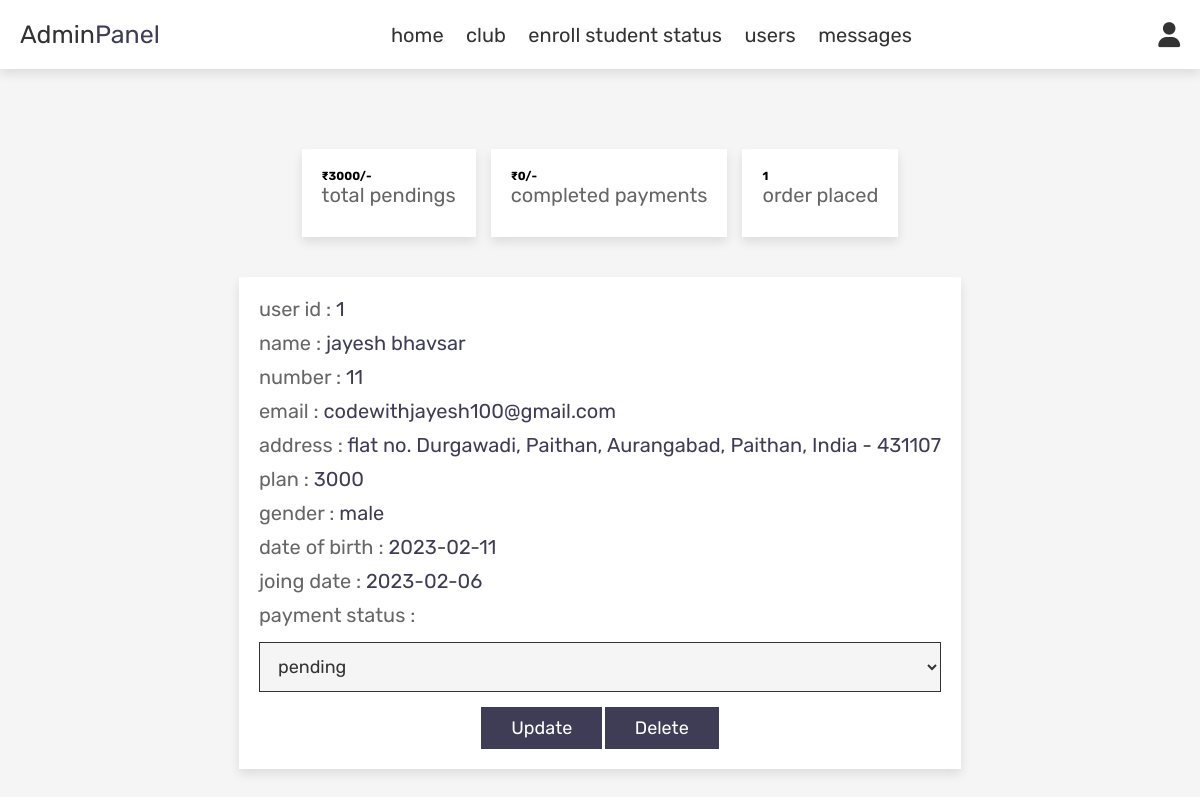
The page /admin_cricket_enroll.php (signed in) on the database its author committed.
### tables this page shows
CREATE TABLE `cricket_enroll` (
  `id` int(11) NOT NULL,
  `user_id` int(11) NOT NULL,
  `sp_name` varchar(50) NOT NULL,
  `name` varchar(100) NOT NULL,
  `number` int(11) NOT NULL,
  `email` varchar(100) NOT NULL,
  `method_plans` varchar(50) NOT NULL,
  `gender` varchar(50) NOT NULL,
  `dob` date NOT NULL,
  `JoinDate` date NOT NULL,
  `address` varchar(100) NOT NULL,
  `payment_status` varchar(100) NOT NULL
);

### admin_cricket_enroll.php (the view, shortened to what this page needs)
<?php
include 'config.php';
?>
<!DOCTYPE html>
<html lang="en">
<head>
    <link rel="stylesheet" href="https://cdnjs.cloudflare.com/ajax/libs/font-awesome/6.0.0/css/all.min.css">
    <link rel="stylesheet" href="css/admin_style.css?v=<?php echo time();?>">
</head>
<body>
    <?php include 'admin_header.php'; ?>
    <section class="orders">
        <div class="box-container" style="display: flex;max-width: 100%;padding: 3rem;width: 100%;">
            <div class="box">
                <?php
            $total_pendings = 0;
            $select_pending = mysqli_query($conn, "SELECT method_plans FROM `cricket_enroll` WHERE payment_status = 'pending'") or die('query failed');
            if(mysqli_num_rows($select_pending) > 0){
               while($fetch_pendings = mysqli_fetch_assoc($select_pending)){
                  $method_plans = $fetch_pendings['method_plans'];
                  $total_pendings += $method_plans;
               };
            };
         ?>
                <h3>₹<?php echo $total_pendings; ?>/-</h3>
                <p>total pendings</p>
            </div>
            <div class="box">
                <?php
            $total_completed = 0;
         ?>
                <h3>₹<?php echo $total_completed; ?>/-</h3>
                <p>completed payments</p>
            </div>
            <div class="box">
                <?php
            $select_orders = mysqli_query($conn, "SELECT * FROM `cricket_enroll`") or die('query failed');
            $number_of_orders = mysqli_num_rows($select_orders);
         ?>
                <h3><?php echo $number_of_orders; ?></h3>
                <p>order placed</p>
            </div>
        </div>
        <div class="box-container"  style="display: flex;max-width: 100%;padding: 1rem;width: 100%;">
            <?php
      $select_orders = mysqli_query($conn, "SELECT * FROM `cricket_enroll`") or die('query failed');
      if(mysqli_num_rows($select_orders) > 0){
         while($fetch_orders = mysqli_fetch_assoc($select_orders)){
      ?>
            <div class="box" style="border:0; border-radius:0;">
                <p> user id : <span><?php echo $fetch_orders['user_id']; ?></span> </p>
                <p> name : <span><?php echo $fetch_orders['name']; ?></span> </p>
                <p> number : <span><?php echo $fetch_orders['number']; ?></span> </p>
                <p> email : <span><?php echo $fetch_orders['email']; ?></span> </p>
                <p> address : <span><?php echo $fetch_orders['address']; ?></span> </p>
                <p> plan : <span><?php echo $fetch_orders['method_plans']; ?></span> </p>
                <p> gender : <span><?php echo $fetch_orders['gender']; ?></span> </p>
                <p> date of birth : <span><?php echo $fetch_orders['dob']; ?></span> </p>
                <p> joing date : <span><?php echo $fetch_orders['JoinDate']; ?></span> </p>
                <p> payment status :</p>
                <form action="" method="post">
                    <select name="update_payment">
                        <option value="" selected disabled><?php echo $fetch_orders['payment_status']; ?></option>
                    </select>
                    <input type="submit" value="update" name="update_order" class="option-btn">
                    <a href="admin_orders.php?delete=<?php echo $fetch_orders['id']; ?>"
                        onclick="return confirm('delete this order?');" class="delete-btn">delete</a>
                </form>
            </div>
            <?php
         }
      }else{
         echo '<p class="empty">no orders placed yet!</p>';
      }
      ?>
        </div>
    </section>
</body>
</html>

### css/admin_style.css (style rules this page uses)
:root { --red: #3f3d56; --red: #3f3d56; --orange:#f39c12; --black:#333; --white:#fff; --light-color:#666; --light-white:#ccc; --light-bg:#f5f5f5; --border:.1rem solid var(--black); --box-shadow:0 .5rem 1rem rgba(0,0,0,.1); }
* { font-family: 'Rubik', sans-serif; margin:0; padding:0; box-sizing: border-box; outline: none; border:none; text-decoration: none; transition:all .2s linear; }
html { font-size: 62.5%; overflow-x: hidden; }
body { background-color: var(--light-bg); }
section { padding:3rem 2rem; }
.btn, .option-btn, .delete-btn, .white-btn { display: inline-block; margin-top: 1rem; padding:1rem 3rem; cursor: pointer; color:var(--white); font-size: 1.8rem; text-transform: capitalize; }
.option-btn { background-color: var(--red); }
.delete-btn { background-color: var(--red); }
.orders .box-container { grid-template-columns: repeat(auto-fit, 30rem); justify-content: center; gap:1.5rem; max-width: 50rem; margin:0 auto; align-items: flex-start; }
.orders .box-container .box { background-color: var(--white); padding:2rem; box-shadow: var(--box-shadow); }
.orders .box-container .box p { padding-bottom: 1rem; font-size: 2rem; color:var(--light-color); }
.orders .box-container .box p span { color:var(--red); }
.orders .box-container .box form { text-align: center; }
.orders .box-container .box form select { border-radius: 0; margin:.5rem 0; width: 100%; background-color: var(--light-bg); border:var(--border); padding:1.2rem 1.4rem; font-size: 1.8rem; color:var(--black); }

### rows shown on the page
cricket_enroll: user "1", name "jayesh bhavsar", number "11", email "codewithjayesh100@gmail.com", address "flat no. Durgawadi, Paithan, Aurangabad, Paithan, India - 431107", method_plans "3000", gender "male", dob "2023-02-11", JoinDate "2023-02-06", update_payment "pending"

### other values the page prints
$total_pendings "3000"
$total_completed "0"
$number_of_orders "1"
